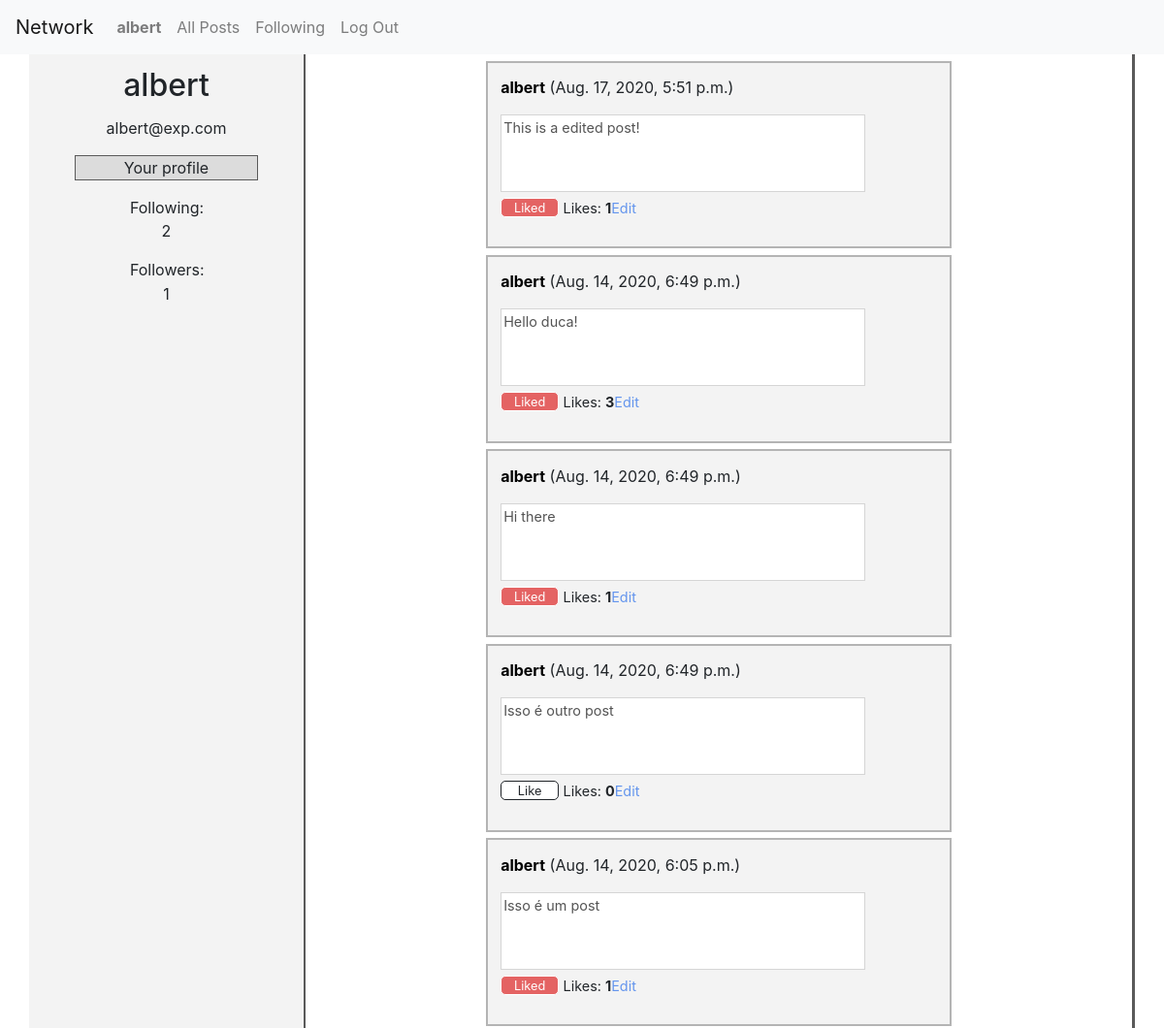
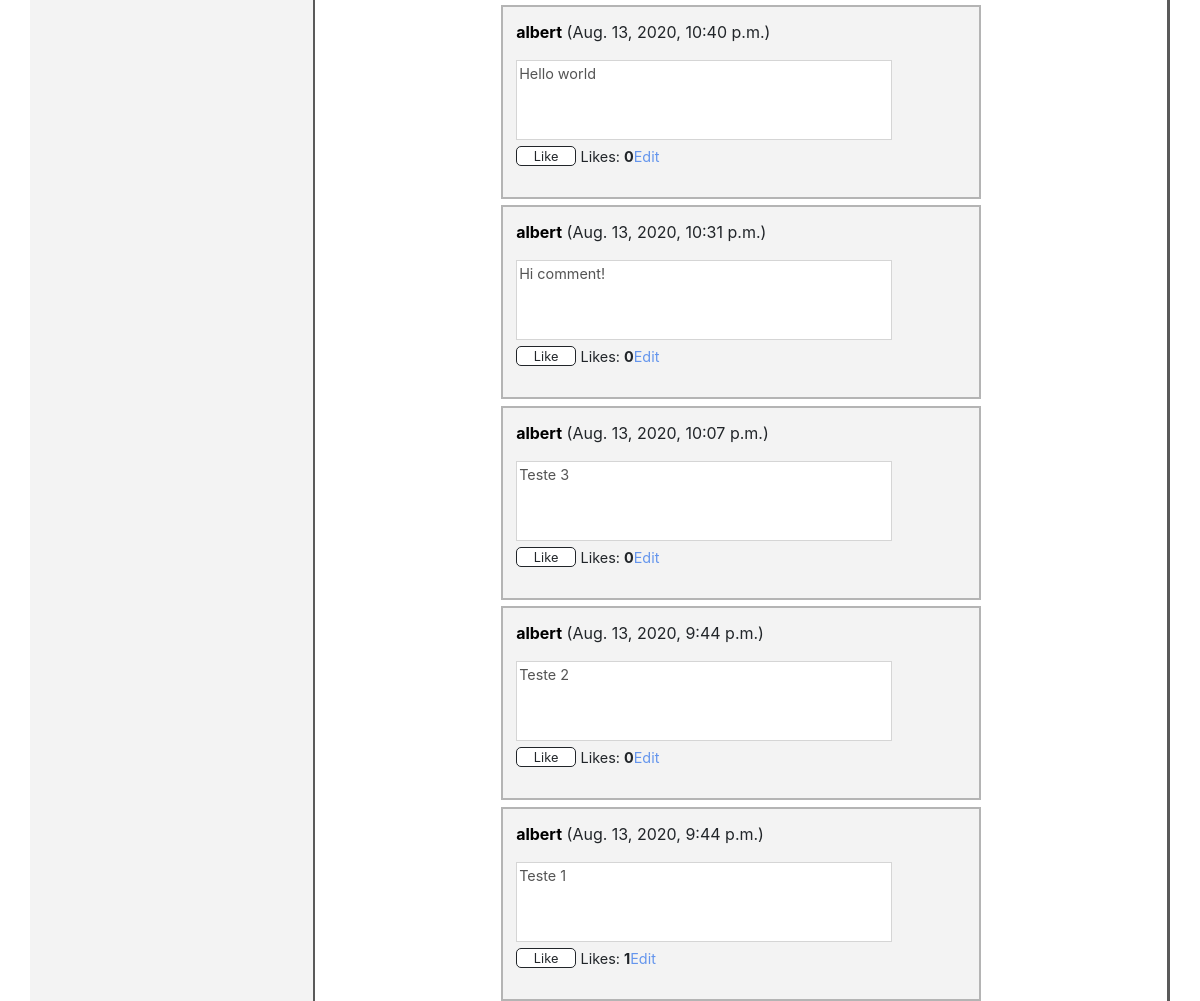
The app's page /user/2 (signed in) with its own data (2 pictures, top to bottom).
### network/models.py (models this page shows, shortened)
class User(AbstractUser):
    posts_owner = models.ManyToManyField(Post, blank=True, related_name='owner')
    likes_owner = models.ManyToManyField(Like, blank=True, related_name='owner')
    def __str__(self):
        return self.username

class Post(models.Model):
    post_content = models.TextField(max_length=512, blank=False)
    post_likes = models.ManyToManyField(Like, blank=True, related_name='Post')
    post_date = models.DateTimeField(default=timezone.now, verbose_name='date posted')
    class Meta:
        verbose_name = "Post"
        verbose_name_plural = "Posts"

### network/views.py (the view)
# urls.py: path("user/<int:user_id>", views.getUserPage, name='userPage'),
def getUserPage(request, user_id, start=0, end=10):
    user = getUser(request)
    user_page = getUserOfPage(user_id)
    i_follow = getIFollow(user, user_page)
    following = getFollowing(user_page)
    followers = getFollowers(user_page)
    posts = getPosts(request, user_page, start, end)
    my_page = getMyPage(user_page, user)
    number_of_following = getNumberFollowing(following)
    number_of_followers = getNumberFollowers(followers)
    loadPlus = getLoadPlusForUser(end, user_page)
    loadMinus = getLoadMinus(start)
    start += 10
    return render(request, "network/userPage.html", {
        "user_page": user_page,
        "posts": posts,
        "following": following,
        "followers": followers,
        "number_of_following": number_of_following,
        "number_of_followers": number_of_followers,
        "i_follow": i_follow,
        "my_page": my_page,
        "loadPlus": loadPlus,
        "loadMinus": loadMinus,
        "start": start
    })

### network/views.py (called while the page is built)
def getUser(request):
    user = request.user
    return user

def getUserOfPage(user_id):
    user_page = User.objects.get(pk=user_id)
    return user_page

def getIFollow(user, user_page):
    user_following = Following.objects.filter(user=user_page, following=user).first()
    if user_following == None:
        return False
    else:
        return True

def getFollowing(user_page):
    following = Following.objects.filter(following=user_page)
    return following

def getFollowers(user_page):
    followers = Following.objects.filter(user=user_page)
    return followers

def getMyPage(user_page, user):
    if user_page == user:
        return True
    return False

def getPosts(request, user_page, start, end):
    posts = Post.objects.filter(owner=user_page).order_by('pk').reverse()[start:end]
    posts = checkPosts(request, posts)
    return posts

def getNumberFollowing(following):
    return len(following)

def getNumberFollowers(followers):
    return len(followers)

def getLoadPlusForUser(end, user_page):
    numberOfPosts = len(Post.objects.filter(owner=user_page))
    if numberOfPosts - end >= 10:
        return True
    return False

def checkPosts(request, posts):
    posts_info = getInfo_of_posts(request, posts)
    return posts_info

def getInfo_of_posts(request, posts):
    posts_info = []
    user = request.user
    for post in posts:
        post_line = getPostLine(user, post)
        posts_info.append(post_line)
    return posts_info

def getPostLine(user, post):
    post_line = {}
    is_liked = getIsLiked(user, post)
    owner = getOwner(post)
    is_owner = getIsOwner(owner, user)
    numberOfLikes = getNumberOfLikes(post)
    post_line['post'] = post
    post_line['owner']= owner
    post_line['is_liked'] =  is_liked
    post_line['number_of_likes'] = numberOfLikes
    post_line['is_owner'] = is_owner
    return post_line

def getIsLiked(user, post):
    if(user.is_anonymous):
        return False
    else:
        likes = Like.objects.filter(owner=user, Post=post)
        if(len(likes) > 0):
            return True

def getIsOwner(owner, user):
    if owner == user:
        return True
    return False

def getOwner(post):
    owner = User.objects.filter(posts_owner=post).first()
    return owner

def getNumberOfLikes(post):
    numberOfLikes = len(Like.objects.filter(Post=post))
    return numberOfLikes

def getLoadMinus(start):
    if(start>=10):
        return True
    return False

### network/templates/network/userPage.html (shortened to what this page needs)
{% extends "network/layout.html" %}
{% load static %}
{% block body %}
<div class="container">
    <div class="row">
      <div class="col-sm-3" id="left-bar-user">
        <h2 class="user-text-page">{{ user_page }}</h2>
        <p class="user-text-page">{{ user_page.email }}</p>
        {% if my_page %}
        <p id="profile"  class="user-text-page" ><div class="link-follow">Your profile</div></p>
        {% elif i_follow %}
        <p class="user-text-page" ><div data-id="{{ user_page }}" class="link-following" onclick="followButton(this)">Stop following</div></p>
        {% else %}
        <p class="user-text-page" ><div data-id="{{ user_page }}" class="link-follow" onclick="followButton(this)">Follow</div></p>
        {% endif %}
        <div id="following-followers-div">
        <p class="following-followers" >Following: <p id="following">{{ number_of_following }}</p></p>
        <p class="following-followers" >Followers: <p id="followers">{{ number_of_followers }}</p></p>
        </div>
      </div>
      <div class="col-sm-9" id="right-bar-user">
        <div id="grand-post">
          {% for post in posts  %}
            <div id="div-{{ post.post.pk }}" class="list-posts">
              <p id="post-owner"><strong><a class="link-user" href="{% url 'userPage' post.owner.pk %}">{{ post.owner }}</a></strong> ({{ post.post.post_date }})</p>
              <textarea  id="textarea-{{ post.post.pk }}" class="post-content" disabled >{{ post.post.post_content }}</textarea>
              <div class="div-for-likes">
                  {% if post.is_liked and user.is_authenticated %}
                      <div onclick="likeButton(this)" value="close" id="{{ post.post.pk }}" class="like-button-close">Liked</div>
                  {% elif not post.is_liked and user.is_authenticated%}
                      <div onclick="likeButton(this)" value="open" id="{{ post.post.pk }}" class="like-button-open" >Like</div>
                  {% endif %}
                  <p class="p-like">Likes: <strong id="likes-{{ post.post.pk }}">{{ post.number_of_likes }}</strong></p>
                  {% if post.owner == request.user %}
                  <div id="edit-{{ post.post.pk }}" data-post="{{ post.post.pk }}" onclick="editPost(this)" class="div-link-to-edit"><p class="link-to-edit" >Edit</p></div>
                  {% endif %}
                </div>
            </div>
          {% endfor %}
      </div>
    </div>
  </div>
{% endblock body %}

### network/templates/network/layout.html (shortened to what this page needs)
{% load static %}
<!DOCTYPE html>
<html lang="en">
    <head>
        <link rel="stylesheet" href="https://stackpath.bootstrapcdn.com/bootstrap/4.4.1/css/bootstrap.min.css">
        <link href="{% static 'network/styleCSS.css' %}" rel="stylesheet">
    </head>
    <body>
        <nav class="navbar navbar-expand-lg navbar-light bg-light">
            <a class="navbar-brand" href="#">Network</a>
            <div>
              <ul class="navbar-nav mr-auto">
                {% if user.is_authenticated %}
                    <li class="nav-item">
                        <a class="nav-link" href="{% url 'userPage' user.pk  %}"><strong>{{ user.username }}</strong></a>
                    </li>
                {% endif %}
                <li class="nav-item">
                  <a class="nav-link" href="{% url 'index' %}">All Posts</a>
                </li>
                {% if user.is_authenticated %}
                    <li class="nav-item">
                        <a class="nav-link" href="{% url 'followingPage' %}">Following</a>
                    </li>
                    <li class="nav-item">
                        <a class="nav-link" href="{% url 'logout' %}">Log Out</a>
                    </li>
                {% endif %}
              </ul>
            </div>
          </nav>
        <div class="body">
            {% block body %}
            {% endblock %}
        </div>
    </body>
</html>

### network/static/network/styleCSS.css (style rules this page uses)
.list-posts { width: 60vh; height: fit-content; background-color: rgb(243, 243, 243); margin: 0 auto; margin-top: 1%; border-style: solid; border-color: rgb(180, 180, 180); border-width: 2px; padding: 2%; }
#grand-post { display: block; margin-left: 10%; margin-right: 10%; width: 80%; }
.post-content:disabled { resize: none; background-color: white; width: 47vh; height: 10vh; font-size: 90%; }
.like-button-open { border-radius: 5px; border-style: solid; border-width: 1px; width: 60px; height: 20px; outline: none; font-size: 80%; background-color: white; user-select: none; text-align: center; }
.like-button-close { border-radius: 5px; border-style: solid; border-width: 1px; width: 60px; height: 20px; outline: none; font-size: 80%; background-color: rgb(228, 99, 99); color: white; user-select: none; text-align: center; }
.div-for-likes { display: flex; }
.p-like { font-size: 90%; padding-left: 1%; }
.link-user { color: black; text-decoration: none; }
#left-bar-user { background-color: rgb(243, 243, 243); border-right: rgb(90, 90, 90); border-right-width: 2px; border-right-style: solid; }
#right-bar-user { border-right: rgb(90, 90, 90); border-right-style: solid; height: 100%; }
.user-text-page { text-align: center; margin-top: 5%; }
.link-follow, .link-following { margin: 0 auto; text-align: center; background-color: rgb(220, 220, 220); width: 75%; border-style: solid; border-color: rgb(90, 90, 90); border-width: 1px; user-select: none; }
#following-followers-div { margin: 0 auto; width: fit-content; height: 30%; }
.following-followers { margin-left: 1%; margin-bottom: 0px; }
#following, #followers { text-align: center; margin: 1%; }
.link-to-edit { font-size: 90%; margin: 0; color: cornflowerblue; }
.div-link-to-edit { width: fit-content; user-select: none; }

### records on screen
User: username "albert", email "albert@exp.com"
Post: owner "albert", post.post_date "Aug. 17, 2020, 5:51 p.m.", post.pk "This is a edited post!", number_of_likes "1"
Post: owner "albert", post.post_date "Aug. 14, 2020, 6:49 p.m.", post.pk "Hello duca!", number_of_likes "3"
Post: owner "albert", post.post_date "Aug. 14, 2020, 6:49 p.m.", post.pk "Hi there", number_of_likes "1"
Post: owner "albert", post.post_date "Aug. 14, 2020, 6:49 p.m.", post.pk "Isso é outro post", number_of_likes "0"
Post: owner "albert", post.post_date "Aug. 14, 2020, 6:05 p.m.", post.pk "Isso é um post", number_of_likes "1"
Post: owner "albert", post.post_date "Aug. 13, 2020, 10:40 p.m.", post.pk "Hello world", number_of_likes "0"
Post: owner "albert", post.post_date "Aug. 13, 2020, 10:31 p.m.", post.pk "Hi comment!", number_of_likes "0"
Post: owner "albert", post.post_date "Aug. 13, 2020, 10:07 p.m.", post.pk "Teste 3", number_of_likes "0"
Post: owner "albert", post.post_date "Aug. 13, 2020, 9:44 p.m.", post.pk "Teste 2", number_of_likes "0"
Post: owner "albert", post.post_date "Aug. 13, 2020, 9:44 p.m.", post.pk "Teste 1", number_of_likes "1"

### other values on screen
{{ number_of_following }} "2"
{{ number_of_followers }} "1"
